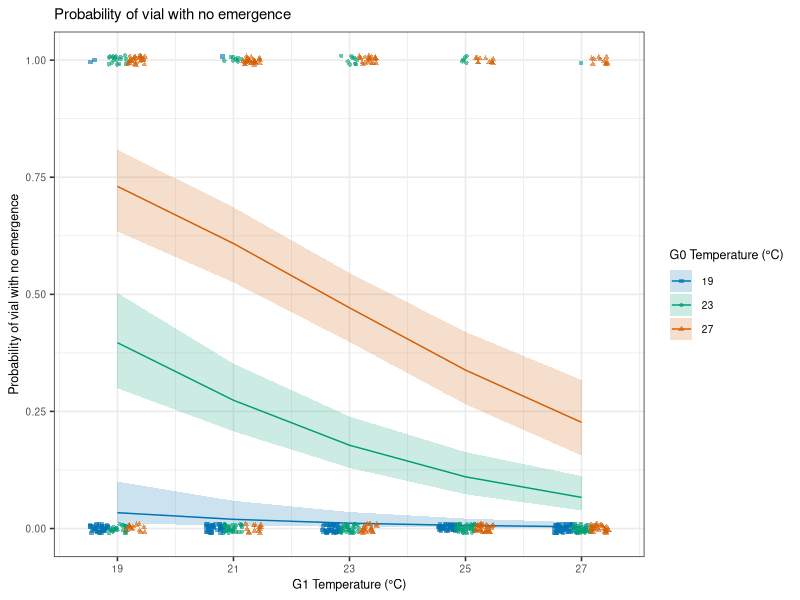

The R script that drew this image:
## ---- chunk 1
knitr::opts_chunk$set(echo = TRUE)
## ---- chunk 2
library(tidyverse)
library(car)
library(ggeffects)
## ---- chunk 3
Fly_data <- read_csv('Fly counts.csv')
## ---- chunk 4
# Binomial as either emergence or not (binary choice)
# Binomial distribution allows for response variables that don't follow a normal distribution 

Fly_data$G0 <- factor(Fly_data$G0)

NoEmergence_G0 <- glm(Zero_emergence ~ G0, data=Fly_data,
                       family=binomial(link="logit"))

NoEmergence_G1 <- glm(Zero_emergence ~ G1, data=Fly_data,
                       family=binomial(link="logit"))

NoEmergence_NoInt <- glm(Zero_emergence ~ G1+G0, data=Fly_data,
                       family=binomial(link="logit"))

NoEmergence_Int <- glm(Zero_emergence ~ G0*G1, data=Fly_data,
                       family=binomial(link="logit"))

AIC(NoEmergence_G0, NoEmergence_G1, NoEmergence_NoInt, NoEmergence_Int)

Anova(NoEmergence_Int, test="F")
## Interaction term is not significant

Anova(NoEmergence_NoInt, test="F")
## ---- chunk 5
NoEmergence_models <- data.frame(
  Model = c('NoEmergence_G0', 
            'NoEmergence_G1',
            'NoEmergence_NoInt',
            'NoEmergence_Int'),
  Explanatory_variable = c('G0',
                           'G1',
                           'G1+G0',
                           'G1*G0'),
  Likelihood = round(c(logLik(NoEmergence_G0), 
                       logLik(NoEmergence_G1), 
                       logLik(NoEmergence_NoInt), 
                       logLik(NoEmergence_Int)), digits = 2),
  AIC = round(c(AIC(NoEmergence_G0), 
                AIC(NoEmergence_G1), 
                AIC(NoEmergence_NoInt), 
                AIC(NoEmergence_Int)), digits = 2))

NoEmergence_models

write.csv(NoEmergence_models, "NoEmergence_models.csv", row.names = FALSE)
## ---- chunk 6
predicted_noemergence <- ggpredict(NoEmergence_NoInt, c("G1", "G0"))

ggplot() +
    geom_line(data = predicted_noemergence, aes(x = x, y = predicted, colour=group)) +
    geom_ribbon(data = predicted_noemergence, 
              aes(x = x, ymin = conf.low, ymax = conf.high, fill=group), alpha = 0.2) + 
    geom_point(data = Fly_data, aes(x = G1, y = Zero_emergence, 
               color=as.factor(G0), shape = as.factor(G0)), alpha=0.6, size=1.2, 
               position = position_jitterdodge(jitter.width = 0.8, 
                                               dodge.width=0.95, jitter.height=0.01)) +
    scale_x_continuous(breaks = seq(19, 27, by = 2)) +
    scale_color_manual(values = c("#0072B2", "#009E73", "#D55E00")) +
    scale_fill_manual(values = c("#0072B2", "#009E73", "#D55E00")) +
    scale_shape_manual(values = c(15, 16, 17), name="G0 Temperature (°C)") +
    labs(x = "G1 Temperature (°C)", 
         y = "Probability of vial with no emergence",
         title = "Probability of vial with no emergence",
         colour="G0 Temperature (°C)",
         fill="G0 Temperature (°C)") +
    theme_bw(base_size=12) +
    theme(text = element_text(size = 9))
## ---- chunk 7
zero_emergence_model <- glm(Zero_emergence ~ G0_deaths+(G1+G0),
              data=Fly_data,
              family=binomial)

Anova(zero_emergence_model,test="F")

## G0_deaths does not provide significantly more information on Zero_emergence
